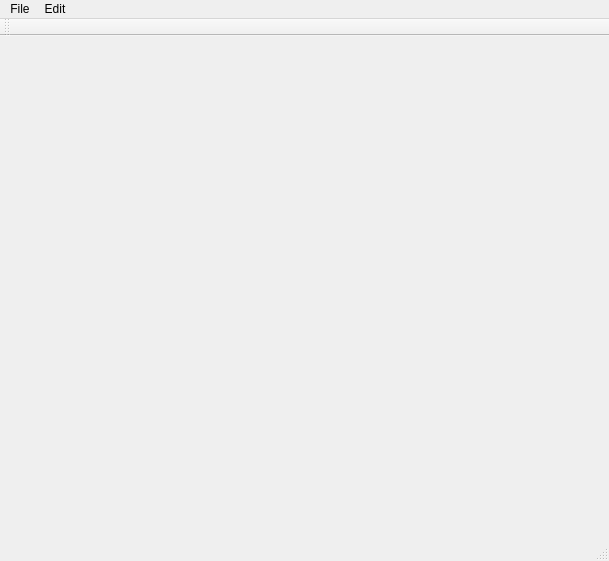
<?xml version="1.0" encoding="UTF-8"?>
<ui version="4.0">
 <class>GCodePlaner</class>
 <widget class="QMainWindow" name="GCodePlaner">
  <property name="geometry">
   <rect>
    <x>0</x>
    <y>0</y>
    <width>609</width>
    <height>561</height>
   </rect>
  </property>
  <property name="windowTitle">
   <string>GCodePlaner</string>
  </property>
  <widget class="QWidget" name="centralWidget">
   <layout class="QHBoxLayout" name="horizontalLayout"/>
  </widget>
  <widget class="QMenuBar" name="menuBar">
   <property name="geometry">
    <rect>
     <x>0</x>
     <y>0</y>
     <width>609</width>
     <height>20</height>
    </rect>
   </property>
   <widget class="QMenu" name="menuFile">
    <property name="title">
     <string>File</string>
    </property>
    <addaction name="actionOpen"/>
   </widget>
   <widget class="QMenu" name="menuEdit">
    <property name="title">
     <string>Edit</string>
    </property>
    <addaction name="actionXMirror"/>
    <addaction name="actionYMirror"/>
    <addaction name="actionRotate"/>
    <addaction name="actionRestore"/>
   </widget>
   <addaction name="menuFile"/>
   <addaction name="menuEdit"/>
  </widget>
  <widget class="QToolBar" name="mainToolBar">
   <attribute name="toolBarArea">
    <enum>TopToolBarArea</enum>
   </attribute>
   <attribute name="toolBarBreak">
    <bool>false</bool>
   </attribute>
  </widget>
  <widget class="QStatusBar" name="statusBar"/>
  <action name="actionOpen">
   <property name="text">
    <string>Open</string>
   </property>
  </action>
  <action name="actionXMirror">
   <property name="text">
    <string>XMirror</string>
   </property>
  </action>
  <action name="actionYMirror">
   <property name="text">
    <string>YMirror</string>
   </property>
  </action>
  <action name="actionRotate">
   <property name="text">
    <string>Rotate</string>
   </property>
   <property name="shortcut">
    <string>R</string>
   </property>
  </action>
  <action name="actionRestore">
   <property name="text">
    <string>Restore</string>
   </property>
  </action>
 </widget>
 <layoutdefault spacing="6" margin="11"/>
 <resources/>
 <connections/>
</ui>
